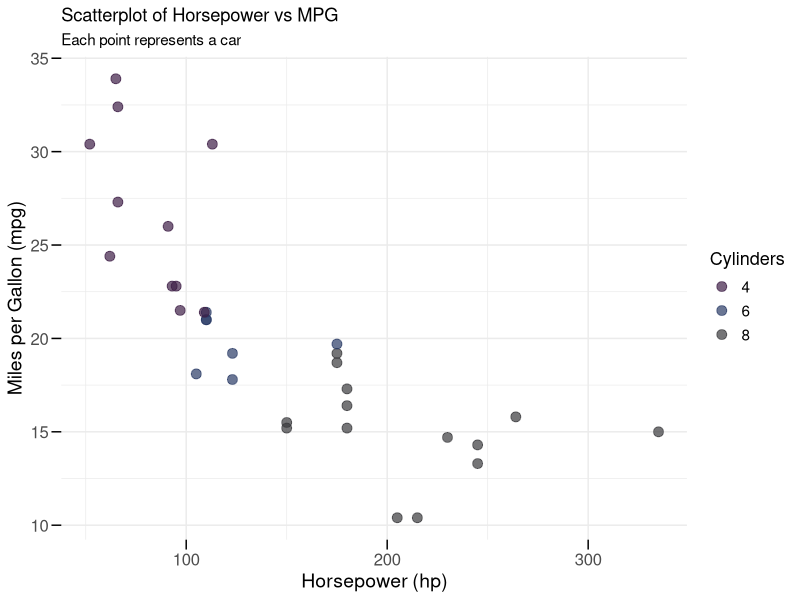

The R source for this figure:
#Load libraries
library(datasets)
library(tidyverse)
library(dplyr)
library(ggplot2)

#Import data
data("mtcars")

#Create plot
ggplot(mtcars, aes(x = hp, y = mpg, color = factor(cyl))) +
  geom_point(size = 3,          #Size of points
             alpha = 0.7) +     #Transparency of points
  #Change colors
  scale_color_manual(values = c("4" = "#3E1F47", 
                                "6" = "#2A3B66", 
                                "8" = "#3A3A3C")) +
  #Change axis titles
  labs(title = "Scatterplot of Horsepower vs MPG",
       subtitle = "Each point represents a car",
       x = "Horsepower (hp)",
       y = "Miles per Gallon (mpg)",
       color = "Cylinders") +
  theme_minimal() +
  #Change text sizes
  theme(
    axis.text.x = element_text(size = 12),      # x-axis tick labels
    axis.text.y = element_text(size = 12),      # y-axis tick labels
    axis.ticks.length = unit(0.25, "cm"),       # length of ticks
    axis.ticks = element_line(size = 0.5),      # thickness of ticks
    axis.title.x = element_text(size = 14),     # x-axis title
    axis.title.y = element_text(size = 14),     # y-axis title
    legend.title = element_text(size = 13),     # legend title
    legend.text = element_text(size = 11)       # legend items
  )
